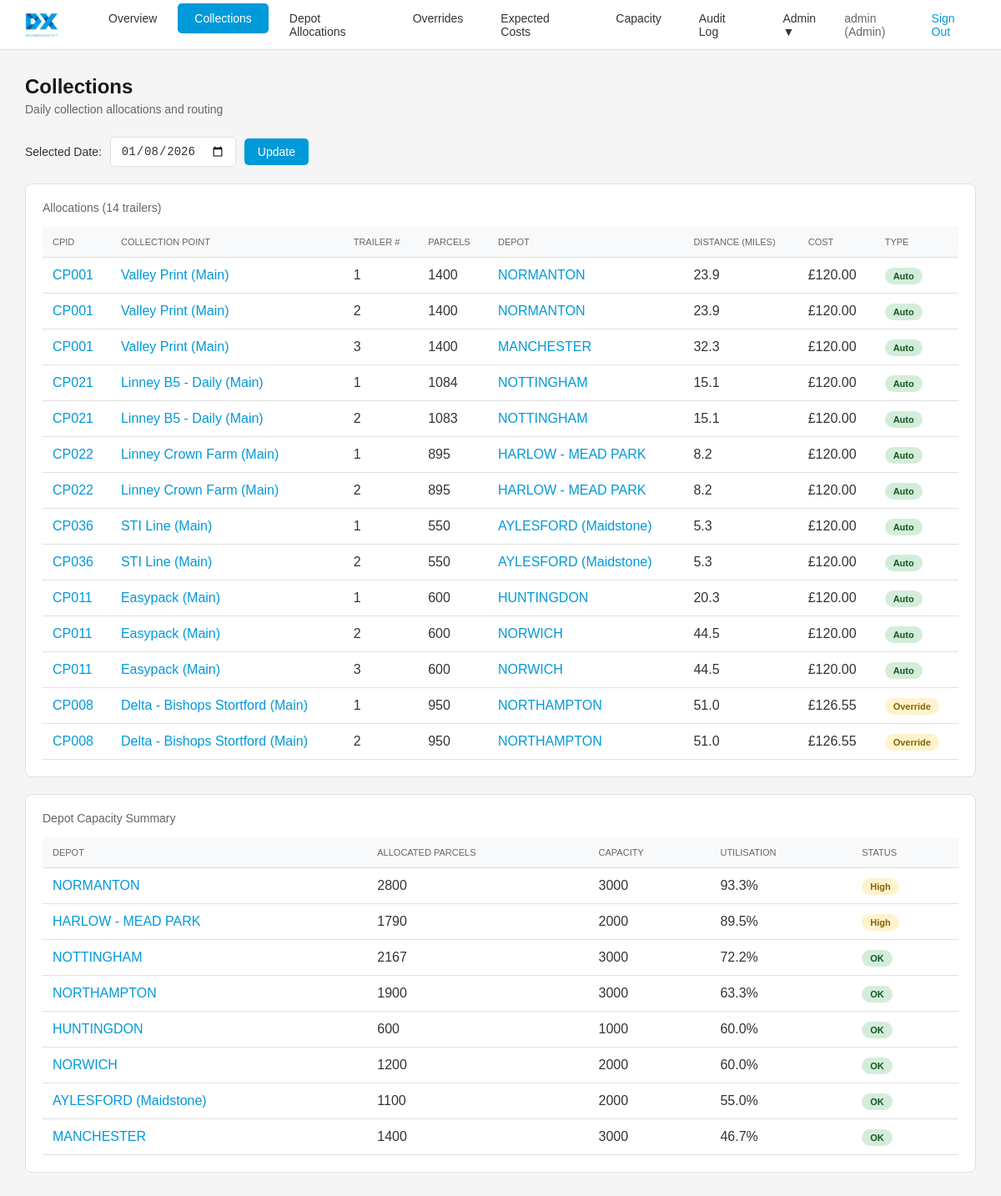
The page /collections (signed in) on the database its author committed.
### app/models.py (models this page shows)
class User(Base):
    __tablename__ = "users"
    id = Column(Integer, primary_key=True, index=True)
    username = Column(String(50), unique=True, index=True, nullable=False)
    email = Column(String(100), unique=True, index=True, nullable=False)
    password_hash = Column(String(255), nullable=False)
    role = Column(String(20), nullable=False, default="Viewer")  # Admin, Operator, Viewer
    is_active = Column(Boolean, default=True)
    last_login = Column(DateTime, nullable=True)
    created_at = Column(DateTime, default=datetime.utcnow)

class DailyVolume(Base):
    __tablename__ = "daily_volumes"
    id = Column(Integer, primary_key=True, index=True)
    date = Column(Date, nullable=False, index=True)
    cpid = Column(String(20), ForeignKey("collection_points.cpid"), nullable=False)
    parcels = Column(Integer, nullable=False)
    trailers = Column(Integer, nullable=False)
    imported_by = Column(Integer, ForeignKey("users.id"), nullable=True)
    imported_at = Column(DateTime, default=datetime.utcnow)

class CollectionPoint(Base):
    __tablename__ = "collection_points"
    id = Column(Integer, primary_key=True, index=True)
    cpid = Column(String(20), unique=True, index=True, nullable=False)
    name = Column(String(100), nullable=False)
    latitude = Column(Float, nullable=False)
    longitude = Column(Float, nullable=False)
    is_active = Column(Boolean, default=True)

class Depot(Base):
    __tablename__ = "depots"
    id = Column(Integer, primary_key=True, index=True)
    depot_id = Column(String(20), unique=True, index=True, nullable=False)
    name = Column(String(100), nullable=False)
    latitude = Column(Float, nullable=False)
    longitude = Column(Float, nullable=False)
    daily_capacity = Column(Integer, nullable=False, default=10000)
    is_active = Column(Boolean, default=True)

class CPDepotDistance(Base):
    __tablename__ = "cp_depot_distances"
    id = Column(Integer, primary_key=True, index=True)
    cpid = Column(String(20), ForeignKey("collection_points.cpid"), nullable=False)
    depot_id = Column(String(20), ForeignKey("depots.depot_id"), nullable=False)
    distance_miles = Column(Float, nullable=False)
    rank = Column(Integer, nullable=False)

### app/main.py (the view)
@app.get("/collections")
def collections_page(
    request: Request,
    db: Session = Depends(get_db),
    date_str: str = Query(None, alias="date"),
    cpid: str = Query(None),
    depot: str = Query(None)
):
    user = get_current_user_from_cookie(request, db)
    if not user:
        return RedirectResponse(url="/login", status_code=303)
    selected_date = date.today()
    if date_str:
        try:
            selected_date = datetime.strptime(date_str, "%Y-%m-%d").date()
        except ValueError:
            pass
    allocations, depot_summary = get_allocations(db, selected_date)
    filter_type = None
    filter_value = None
    if cpid:
        allocations = [a for a in allocations if a['cpid'] == cpid]
        filter_type = "CPID"
        filter_value = cpid
    elif depot:
        allocations = [a for a in allocations if a['depot_id'] == depot]
        filter_type = "Depot"
        depot_obj = db.query(Depot).filter(Depot.depot_id == depot).first()
        filter_value = depot_obj.name if depot_obj else depot
    return templates.TemplateResponse("collections.html", {
        "request": request,
        "user": user,
        "active_page": "collections",
        "selected_date": selected_date.strftime("%Y-%m-%d"),
        "allocations": allocations,
        "depot_summary": depot_summary,
        "filter_type": filter_type,
        "filter_value": filter_value
    })

### app/templates/collections.html (shortened to what this page needs)
{% extends "base.html" %}
{% block content %}
<div class="page-header">
    <h2>Collections</h2>
    <p>Daily collection allocations and routing</p>
</div>
<div class="date-selector" style="margin-bottom: 20px;">
    <label for="selected-date">Selected Date:</label>
    <input type="date" id="selected-date" value="{{ selected_date }}">
    <button class="btn btn-primary" onclick="changeDate()">Update</button>
</div>
{% if allocations %}
<div class="card">
    <div class="card-header">
        <h3>Allocations ({{ allocations|length }} trailers)</h3>
    </div>
    <table>
        <thead>
            <tr>
                <th>CPID</th>
                <th>Collection Point</th>
                <th>Trailer #</th>
                <th>Parcels</th>
                <th>Depot</th>
                <th>Distance (miles)</th>
                <th>Cost</th>
                <th>Type</th>
            </tr>
        </thead>
        <tbody>
            {% for alloc in allocations %}
            <tr>
                <td><a href="/collections?date={{ selected_date }}&cpid={{ alloc.cpid }}" style="color: #0099da; text-decoration: none;">{{ alloc.cpid }}</a></td>
                <td><a href="/collections?date={{ selected_date }}&cpid={{ alloc.cpid }}" style="color: #0099da; text-decoration: none;">{{ alloc.cp_name }}</a></td>
                <td>{{ alloc.trailer_num }}</td>
                <td>{{ alloc.parcels }}</td>
                <td><a href="/collections?date={{ selected_date }}&depot={{ alloc.depot_id }}" style="color: #0099da; text-decoration: none;">{{ alloc.depot_name }}</a></td>
                <td>{{ "%.1f"|format(alloc.distance) }}</td>
                <td>£{{ "%.2f"|format(alloc.cost) }}</td>
                <td>
                    {% if alloc.is_override %}
                    <span class="badge badge-warning">Override</span>
                    {% else %}
                    <span class="badge badge-success">Auto</span>
                    {% endif %}
                </td>
            </tr>
            {% endfor %}
        </tbody>
    </table>
</div>
<div class="card">
    <div class="card-header">
        <h3>Depot Capacity Summary</h3>
    </div>
    <table>
        <thead>
            <tr>
                <th>Depot</th>
                <th>Allocated Parcels</th>
                <th>Capacity</th>
                <th>Utilisation</th>
                <th>Status</th>
            </tr>
        </thead>
        <tbody>
            {% for depot in depot_summary %}
            <tr>
                <td><a href="/collections?date={{ selected_date }}&depot={{ depot.depot_id }}" style="color: #0099da; text-decoration: none;">{{ depot.name }}</a></td>
                <td>{{ depot.allocated_parcels }}</td>
                <td>{{ depot.capacity }}</td>
                <td>{{ "%.1f"|format(depot.utilisation) }}%</td>
                <td>
                    {% if depot.utilisation >= 100 %}
                    <span class="badge badge-danger">Over Capacity</span>
                    {% elif depot.utilisation >= 80 %}
                    <span class="badge badge-warning">High</span>
                    {% else %}
                    <span class="badge badge-success">OK</span>
                    {% endif %}
                </td>
            </tr>
            {% endfor %}
        </tbody>
    </table>
</div>
{% else %}
<div class="card">
    <p style="color: #666; text-align: center; padding: 40px;">
        No volume data for this date. <a href="/import-volumes">Import volumes</a> to see allocations.
    </p>
</div>
{% endif %}
{% endblock %}

### app/templates/base.html (shortened to what this page needs)
<!DOCTYPE html>
<html lang="en">
<head>
    <link rel="stylesheet" href="https://unpkg.com/leaflet@1.9.4/dist/leaflet.css" />
</head>
<body>
    <header class="header">
        <div class="header-left">
            <img src="/static/dx_freight_logo.jpg" alt="DX" class="logo">
            <ul class="nav-menu">
                <li><a href="/dashboard{% if selected_date %}?date={{ selected_date }}{% endif %}" class="{% if active_page == 'dashboard' %}active{% endif %}">Overview</a></li>
                <li><a href="/collections{% if selected_date %}?date={{ selected_date }}{% endif %}" class="{% if active_page == 'collections' %}active{% endif %}">Collections</a></li>
                <li><a href="/depot-allocations{% if selected_date %}?date={{ selected_date }}{% endif %}" class="{% if active_page == 'depot-allocations' %}active{% endif %}">Depot Allocations</a></li>
                <li><a href="/overrides{% if selected_date %}?date={{ selected_date }}{% endif %}" class="{% if active_page == 'overrides' %}active{% endif %}">Overrides</a></li>
                <li><a href="/expected-costs{% if selected_date %}?date={{ selected_date }}{% endif %}" class="{% if active_page == 'expected-costs' %}active{% endif %}">Expected Costs</a></li>
                {% if user.role in ['Admin', 'Operator'] %}
                <li><a href="/capacity-overrides{% if selected_date %}?date={{ selected_date }}{% endif %}" class="{% if active_page == 'capacity-overrides' %}active{% endif %}">Capacity</a></li>
                {% endif %}
                <li><a href="/audit-log" class="{% if active_page == 'audit-log' %}active{% endif %}">Audit Log</a></li>
                {% if user.role == 'Admin' %}
                <li class="admin-menu">
                    <a href="#" class="{% if active_page in ['users', 'setup', 'import-volumes'] %}active{% endif %}">Admin ▼</a>
                </li>
                {% elif user.role == 'Operator' %}
                <li><a href="/import-volumes" class="{% if active_page == 'import-volumes' %}active{% endif %}">Import</a></li>
                {% endif %}
            </ul>
        </div>
        <div class="header-right">
            <span>{{ user.username }} ({{ user.role }})</span>
            <a href="/logout">Sign Out</a>
        </div>
    </header>
    <main class="main-content">
        {% block content %}{% endblock %}
    </main>
</body>
</html>

### app/templates/base.html (style rules this page uses)
* { margin: 0; padding: 0; box-sizing: border-box; }
body { font-family: Arial, sans-serif; background-color: #f5f5f5; color: #333333; min-height: 100vh; }
.header { background-color: #ffffff; border-bottom: 1px solid #e0e0e0; padding: 0 30px; display: flex; align-items: center; justify-content: space-between; height: 60px; position: fixed; top: 0; left: 0; right: 0; z-index: 1000; }
.header-left { display: flex; align-items: center; gap: 40px; }
.logo { height: 40px; }
.nav-menu { display: flex; list-style: none; gap: 5px; }
.nav-menu a { display: block; padding: 10px 20px; color: #333333; text-decoration: none; border-radius: 5px; transition: all 0.3s; font-size: 14px; }
.nav-menu a.active { background-color: #0099da; color: #ffffff; }
.header-right { display: flex; align-items: center; gap: 15px; font-size: 14px; }
.header-right span { color: #666666; }
.header-right a { color: #0099da; text-decoration: none; }
.main-content { margin-top: 60px; padding: 30px; }
.page-header { margin-bottom: 25px; }
.page-header h2 { font-size: 24px; color: #1a1a1a; margin-bottom: 5px; }
.page-header p { color: #666666; font-size: 14px; }
.card { background-color: #ffffff; border-radius: 8px; border: 1px solid #e0e0e0; padding: 20px; margin-bottom: 20px; }
.card-header { display: flex; justify-content: space-between; align-items: center; margin-bottom: 15px; }
.card-header h3 { font-size: 14px; color: #666666; font-weight: normal; }
table { width: 100%; border-collapse: collapse; }
th, td { padding: 12px; text-align: left; border-bottom: 1px solid #e0e0e0; }
th { background-color: #f8f9fa; font-weight: normal; color: #666666; font-size: 11px; text-transform: uppercase; }
.badge { padding: 4px 10px; border-radius: 12px; font-size: 11px; font-weight: bold; }
.badge-success { background-color: #d4edda; color: #155724; }
.badge-warning { background-color: #fff3cd; color: #856404; }
.btn { padding: 8px 16px; border: none; border-radius: 5px; cursor: pointer; font-size: 14px; transition: opacity 0.3s; text-decoration: none; display: inline-block; }
.btn-primary { background-color: #0099da; color: #ffffff; }
.date-selector { display: flex; align-items: center; gap: 10px; margin-bottom: 20px; }
.date-selector label { font-size: 14px; color: #333333; }
.date-selector input[type="date"] { padding: 8px 12px; border: 1px solid #e0e0e0; border-radius: 5px; background-color: #ffffff; color: #333333; font-size: 14px; }
input, select { padding: 10px; border: 1px solid #e0e0e0; border-radius: 5px; background-color: #ffffff; color: #333333; font-size: 14px; }
.admin-menu { position: relative; display: inline-block; }

### rows shown on the page
User: username "admin", role "Admin"
DailyVolume: cpid "CP001" "CP001" "CP001"
CollectionPoint: cp_name "Valley Print (Main)" "Valley Print (Main)" "Valley Print (Main)"
Depot: depot_name "NORMANTON" "NORMANTON", name "NORMANTON", allocated_parcels "2800", capacity "3000", utilisation "93.3", shows "High"
CPDepotDistance: distance "23.9" "23.9"
Depot: depot_name "MANCHESTER", name "MANCHESTER", allocated_parcels "1400", capacity "3000", utilisation "46.7", shows "OK"
CPDepotDistance: distance "32.3"
DailyVolume: cpid "CP021" "CP021"
CollectionPoint: cp_name "Linney B5 - Daily (Main)" "Linney B5 - Daily (Main)"
Depot: depot_name "NOTTINGHAM" "NOTTINGHAM", name "NOTTINGHAM", allocated_parcels "2167", capacity "3000", utilisation "72.2", shows "OK"
CPDepotDistance: distance "15.1" "15.1"
DailyVolume: cpid "CP022" "CP022"
CollectionPoint: cp_name "Linney Crown Farm (Main)" "Linney Crown Farm (Main)"
Depot: depot_name "HARLOW - MEAD PARK" "HARLOW - MEAD PARK", name "HARLOW - MEAD PARK", allocated_parcels "1790", capacity "2000", utilisation "89.5", shows "High"
CPDepotDistance: distance "8.2" "8.2"
DailyVolume: cpid "CP036" "CP036"
CollectionPoint: cp_name "STI Line (Main)" "STI Line (Main)"
Depot: depot_name "AYLESFORD (Maidstone)" "AYLESFORD (Maidstone)", name "AYLESFORD (Maidstone)", allocated_parcels "1100", capacity "2000", utilisation "55.0", shows "OK"
CPDepotDistance: distance "5.3" "5.3"
DailyVolume: cpid "CP011" "CP011" "CP011"
CollectionPoint: cp_name "Easypack (Main)" "Easypack (Main)" "Easypack (Main)"
Depot: depot_name "HUNTINGDON", name "HUNTINGDON", allocated_parcels "600", capacity "1000", utilisation "60.0", shows "OK"
CPDepotDistance: distance "20.3"
Depot: depot_name "NORWICH" "NORWICH", name "NORWICH", allocated_parcels "1200", capacity "2000", utilisation "60.0", shows "OK"
CPDepotDistance: distance "44.5" "44.5"
DailyVolume: cpid "CP008" "CP008"
CollectionPoint: cp_name "Delta - Bishops Stortford (Main)" "Delta - Bishops Stortford (Main)"
Depot: depot_name "NORTHAMPTON" "NORTHAMPTON", name "NORTHAMPTON", allocated_parcels "1900", capacity "3000", utilisation "63.3", shows "OK"
CPDepotDistance: distance "51.0" "51.0"

### other values the page prints
{{ allocations|length }} "14"
{{ alloc.trailer_num }} "1" "2" "3" "1" "2" "1" "2" "1" "2" "1" "2" "3" "1" "2"
{{ alloc.parcels }} "1400" "1400" "1400" "1084" "1083" "895" "895" "550" "550" "600" "600" "600" "950" "950"
{{ "%.2f"|format(alloc.cost) }} "120.00" "120.00" "120.00" "120.00" "120.00" "120.00" "120.00" "120.00" "120.00" "120.00" "120.00" "120.00" "126.55" "126.55"
